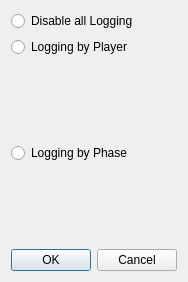
<?xml version="1.0" encoding="UTF-8"?>
<ui version="4.0">
 <class>LoggingDialog</class>
 <widget class="QDialog" name="LoggingDialog">
  <property name="geometry">
   <rect>
    <x>0</x>
    <y>0</y>
    <width>176</width>
    <height>282</height>
   </rect>
  </property>
  <property name="windowTitle">
   <string>Dialog</string>
  </property>
  <layout class="QVBoxLayout" name="verticalLayout">
   <item>
    <layout class="QVBoxLayout" name="allRadioButtons">
     <item>
      <layout class="QVBoxLayout" name="disableLoggingouter">
       <item>
        <widget class="QRadioButton" name="radioButtonLoggingOff">
         <property name="text">
          <string>Disable all Logging</string>
         </property>
        </widget>
       </item>
      </layout>
     </item>
     <item>
      <layout class="QVBoxLayout" name="playerLoggerouter">
       <item>
        <widget class="QRadioButton" name="radioPlayerLogging">
         <property name="text">
          <string>Logging by Player</string>
         </property>
        </widget>
       </item>
       <item>
        <layout class="QVBoxLayout" name="playerLoggerLayout"/>
       </item>
       <item>
        <spacer name="verticalSpacer">
         <property name="orientation">
          <enum>Qt::Vertical</enum>
         </property>
         <property name="sizeHint" stdset="0">
          <size>
           <width>20</width>
           <height>40</height>
          </size>
         </property>
        </spacer>
       </item>
      </layout>
     </item>
     <item>
      <layout class="QVBoxLayout" name="phaseLoggerOuter">
       <item>
        <widget class="QRadioButton" name="radioPhaseLogging">
         <property name="text">
          <string>Logging by Phase</string>
         </property>
        </widget>
       </item>
       <item>
        <layout class="QVBoxLayout" name="phaseLoggerLayout"/>
       </item>
       <item>
        <spacer name="verticalSpacer_2">
         <property name="orientation">
          <enum>Qt::Vertical</enum>
         </property>
         <property name="sizeHint" stdset="0">
          <size>
           <width>20</width>
           <height>40</height>
          </size>
         </property>
        </spacer>
       </item>
      </layout>
     </item>
    </layout>
   </item>
   <item>
    <widget class="QDialogButtonBox" name="buttonBox">
     <property name="orientation">
      <enum>Qt::Horizontal</enum>
     </property>
     <property name="standardButtons">
      <set>QDialogButtonBox::Cancel|QDialogButtonBox::Ok</set>
     </property>
    </widget>
   </item>
  </layout>
 </widget>
 <resources/>
 <connections>
  <connection>
   <sender>buttonBox</sender>
   <signal>accepted()</signal>
   <receiver>LoggingDialog</receiver>
   <slot>accept()</slot>
   <hints>
    <hint type="sourcelabel">
     <x>248</x>
     <y>254</y>
    </hint>
    <hint type="destinationlabel">
     <x>157</x>
     <y>274</y>
    </hint>
   </hints>
  </connection>
  <connection>
   <sender>buttonBox</sender>
   <signal>rejected()</signal>
   <receiver>LoggingDialog</receiver>
   <slot>reject()</slot>
   <hints>
    <hint type="sourcelabel">
     <x>316</x>
     <y>260</y>
    </hint>
    <hint type="destinationlabel">
     <x>286</x>
     <y>274</y>
    </hint>
   </hints>
  </connection>
 </connections>
</ui>
